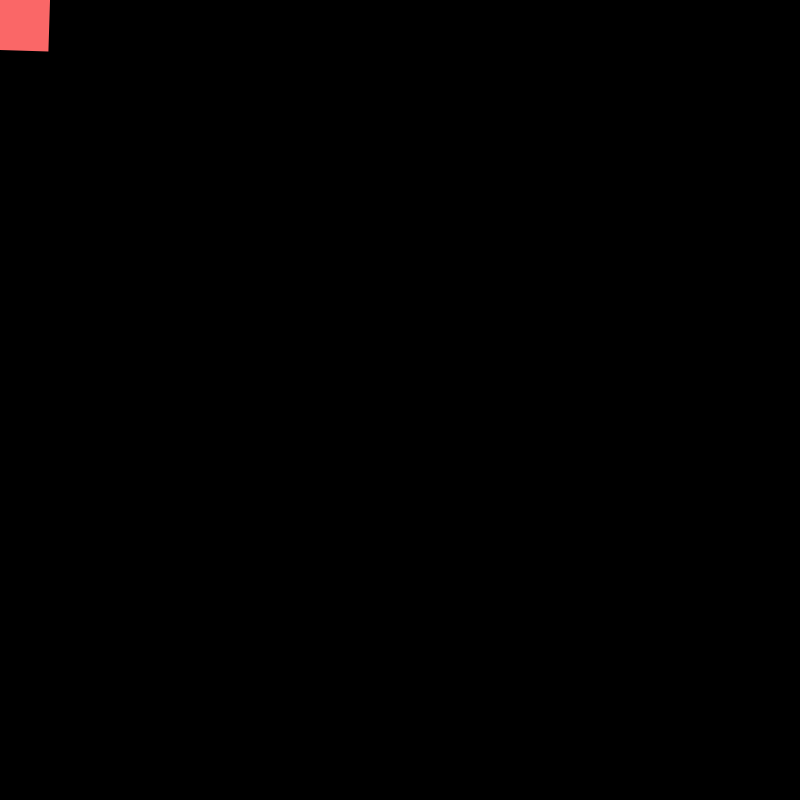
Frame 1 (no input)
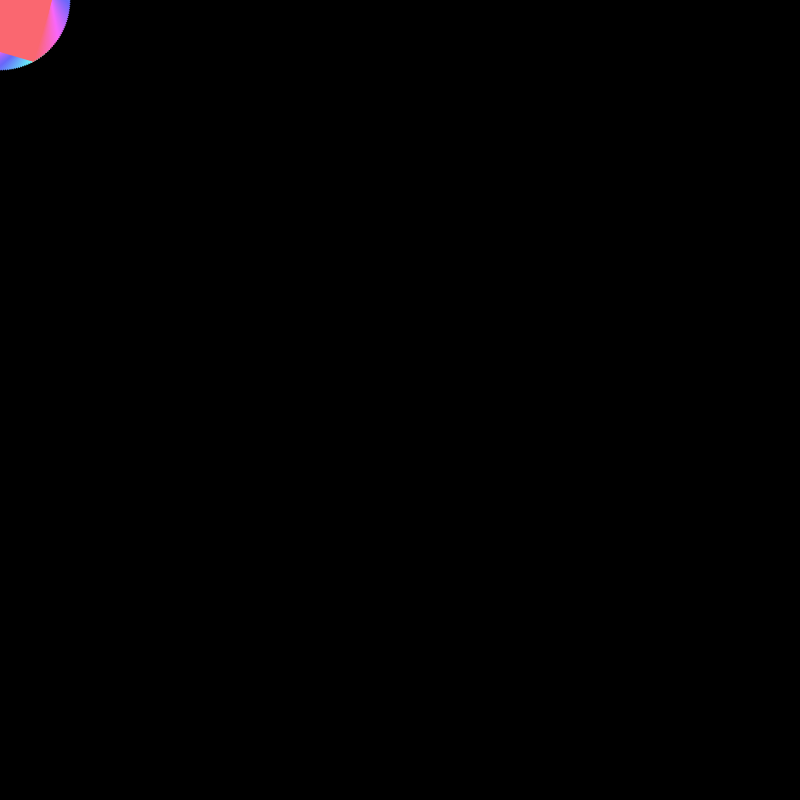
Frame 60 (no input)
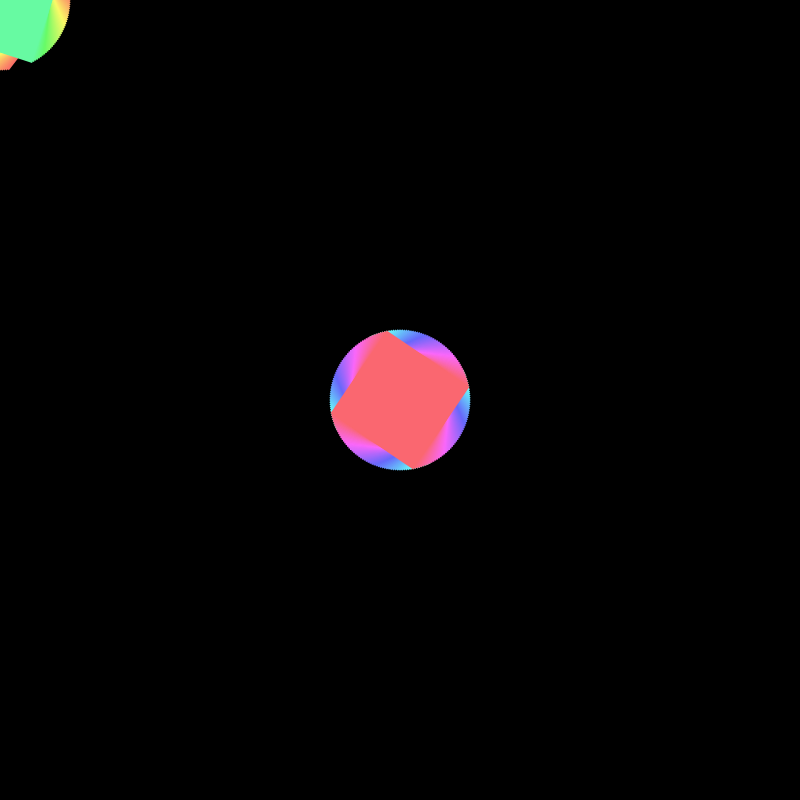
Frame 120 (the mouse pressed at the canvas centre since frame 60)

The p5.js sketch that drew these frames (run headless with seeded random() and noise() and a simulated clock; from frame 60 on, the mouse is pressed at the canvas centre):

// p5.js sketch
// ── sketch.js

var numOfParticles = 100;
var pc;

function setup() {
  createCanvas(800, 800);
  rectMode(CENTER);
  colorMode (HSB, 255);
  noStroke();

  pc = new ParticleController();
  pc.setup(numOfParticles);

}


function draw() {
  background(0);
  pc.update (mouseX, mouseY);
  pc.draw();
}

// ── particle.js
function Particle(x,y,size){
  this.x = x;
  this.y = y;
  this.size = size;
  this.update = function(x,y){
    this.x=x;
    this.y=y;
  }
  this.draw = function(index){
    push();
    translate (this.x, this.y);
    rotate(Math.PI/100 * index);
    rect(0, 0, this.size, this.size);
    pop();
  }
}

// ── particleController.js
function ParticleController(){
    this.particles = [];
    this.currentParticleIndex = 0;
    this.setup = function(numOfParticles){
      this.numOfParticles = numOfParticles;
      for(var i=0; i<numOfParticles; i++){
        this.particles[i] = new Particle(-100,-100,100);
      }
    };
    this.update= function(x,y){
      this.currentParticleIndex++;
      this.currentParticleIndex = this.currentParticleIndex % this.particles.length;
      this.particles[this.currentParticleIndex].update(x,y);
    };
    this.draw= function(){
      var numOfParticles = this.particles.length;
      for(var i=0; i<this.particles.length; i++){
        for (var i = 0; i<numOfParticles; i++){
          fill(i/numOfParticles*255, 150, 250);
          var index= (this.currentParticleIndex + i) % numOfParticles;
          this.particles[index].draw(index);
      }
    }
}
}
